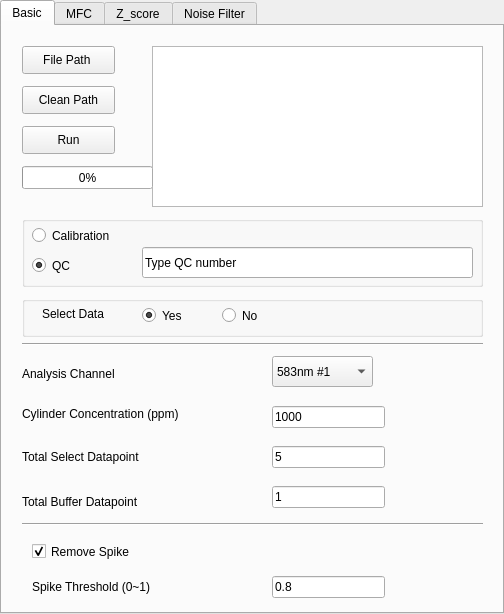
<?xml version="1.0" encoding="UTF-8"?>
<ui version="4.0">
 <class>TabWidget</class>
 <widget class="QTabWidget" name="TabWidget">
  <property name="geometry">
   <rect>
    <x>0</x>
    <y>0</y>
    <width>504</width>
    <height>614</height>
   </rect>
  </property>
  <property name="windowTitle">
   <string>MP_select_data_v0.4.0</string>
  </property>
  <property name="currentIndex">
   <number>0</number>
  </property>
  <widget class="QWidget" name="basicPara">
   <property name="inputMethodHints">
    <set>Qt::ImhNone</set>
   </property>
   <attribute name="title">
    <string>Basic</string>
   </attribute>
   <widget class="QLabel" name="channelLabel">
    <property name="geometry">
     <rect>
      <x>20</x>
      <y>340</y>
      <width>111</width>
      <height>16</height>
     </rect>
    </property>
    <property name="text">
     <string>Analysis Channel</string>
    </property>
   </widget>
   <widget class="QLabel" name="cylinderLabel">
    <property name="geometry">
     <rect>
      <x>20</x>
      <y>380</y>
      <width>191</width>
      <height>16</height>
     </rect>
    </property>
    <property name="text">
     <string>Cylinder Concentration (ppm)</string>
    </property>
   </widget>
   <widget class="QLabel" name="selectLabel">
    <property name="geometry">
     <rect>
      <x>20</x>
      <y>420</y>
      <width>141</width>
      <height>21</height>
     </rect>
    </property>
    <property name="text">
     <string>Total Select Datapoint</string>
    </property>
   </widget>
   <widget class="QLabel" name="bufferLabel">
    <property name="geometry">
     <rect>
      <x>20</x>
      <y>460</y>
      <width>141</width>
      <height>31</height>
     </rect>
    </property>
    <property name="text">
     <string>Total Buffer Datapoint</string>
    </property>
   </widget>
   <widget class="Line" name="line">
    <property name="geometry">
     <rect>
      <x>20</x>
      <y>310</y>
      <width>461</width>
      <height>16</height>
     </rect>
    </property>
    <property name="orientation">
     <enum>Qt::Horizontal</enum>
    </property>
   </widget>
   <widget class="Line" name="line_2">
    <property name="geometry">
     <rect>
      <x>20</x>
      <y>490</y>
      <width>461</width>
      <height>16</height>
     </rect>
    </property>
    <property name="orientation">
     <enum>Qt::Horizontal</enum>
    </property>
   </widget>
   <widget class="QCheckBox" name="spikeLabel">
    <property name="geometry">
     <rect>
      <x>30</x>
      <y>510</y>
      <width>131</width>
      <height>31</height>
     </rect>
    </property>
    <property name="text">
     <string>Remove Spike</string>
    </property>
    <property name="checked">
     <bool>true</bool>
    </property>
   </widget>
   <widget class="QLabel" name="thresholdLabel">
    <property name="geometry">
     <rect>
      <x>30</x>
      <y>550</y>
      <width>141</width>
      <height>21</height>
     </rect>
    </property>
    <property name="text">
     <string>Spike Threshold (0~1)</string>
    </property>
   </widget>
   <widget class="QPushButton" name="pathSelect">
    <property name="geometry">
     <rect>
      <x>20</x>
      <y>20</y>
      <width>93</width>
      <height>28</height>
     </rect>
    </property>
    <property name="text">
     <string>File Path </string>
    </property>
   </widget>
   <widget class="QPushButton" name="runButton">
    <property name="geometry">
     <rect>
      <x>20</x>
      <y>100</y>
      <width>93</width>
      <height>28</height>
     </rect>
    </property>
    <property name="text">
     <string>Run</string>
    </property>
   </widget>
   <widget class="QComboBox" name="channelInput">
    <property name="geometry">
     <rect>
      <x>270</x>
      <y>330</y>
      <width>101</width>
      <height>31</height>
     </rect>
    </property>
    <item>
     <property name="text">
      <string>583nm #1</string>
     </property>
    </item>
    <item>
     <property name="text">
      <string>620nm #1</string>
     </property>
    </item>
    <item>
     <property name="text">
      <string>550nm #1</string>
     </property>
    </item>
    <item>
     <property name="text">
      <string>510nm #1</string>
     </property>
    </item>
    <item>
     <property name="text">
      <string>470nm #1</string>
     </property>
    </item>
    <item>
     <property name="text">
      <string>440nm #1</string>
     </property>
    </item>
    <item>
     <property name="text">
      <string>620nm #2</string>
     </property>
    </item>
    <item>
     <property name="text">
      <string>583nm #2</string>
     </property>
    </item>
    <item>
     <property name="text">
      <string>550nm #2</string>
     </property>
    </item>
    <item>
     <property name="text">
      <string>510nm #2</string>
     </property>
    </item>
    <item>
     <property name="text">
      <string>470nm #2</string>
     </property>
    </item>
    <item>
     <property name="text">
      <string>440nm #2</string>
     </property>
    </item>
   </widget>
   <widget class="QLineEdit" name="cylinderInput">
    <property name="geometry">
     <rect>
      <x>270</x>
      <y>380</y>
      <width>113</width>
      <height>22</height>
     </rect>
    </property>
    <property name="text">
     <string>1000</string>
    </property>
   </widget>
   <widget class="QLineEdit" name="selectInput">
    <property name="geometry">
     <rect>
      <x>270</x>
      <y>420</y>
      <width>113</width>
      <height>22</height>
     </rect>
    </property>
    <property name="text">
     <string>5</string>
    </property>
   </widget>
   <widget class="QLineEdit" name="bufferInput">
    <property name="geometry">
     <rect>
      <x>270</x>
      <y>460</y>
      <width>113</width>
      <height>22</height>
     </rect>
    </property>
    <property name="text">
     <string>1</string>
    </property>
   </widget>
   <widget class="QLineEdit" name="thresholdInput">
    <property name="geometry">
     <rect>
      <x>270</x>
      <y>550</y>
      <width>113</width>
      <height>22</height>
     </rect>
    </property>
    <property name="text">
     <string>0.8</string>
    </property>
   </widget>
   <widget class="QTextEdit" name="showPath">
    <property name="geometry">
     <rect>
      <x>150</x>
      <y>20</y>
      <width>331</width>
      <height>161</height>
     </rect>
    </property>
   </widget>
   <widget class="QGroupBox" name="KQgroupBox">
    <property name="geometry">
     <rect>
      <x>20</x>
      <y>190</y>
      <width>461</width>
      <height>71</height>
     </rect>
    </property>
    <property name="title">
     <string/>
    </property>
    <widget class="QRadioButton" name="calibration">
     <property name="geometry">
      <rect>
       <x>10</x>
       <y>10</y>
       <width>98</width>
       <height>19</height>
      </rect>
     </property>
     <property name="text">
      <string>Calibration</string>
     </property>
     <property name="checked">
      <bool>false</bool>
     </property>
    </widget>
    <widget class="QRadioButton" name="QC">
     <property name="geometry">
      <rect>
       <x>10</x>
       <y>40</y>
       <width>98</width>
       <height>19</height>
      </rect>
     </property>
     <property name="text">
      <string>QC</string>
     </property>
     <property name="checked">
      <bool>true</bool>
     </property>
    </widget>
    <widget class="QLineEdit" name="QCnumberInput">
     <property name="geometry">
      <rect>
       <x>120</x>
       <y>31</y>
       <width>331</width>
       <height>31</height>
      </rect>
     </property>
     <property name="locale">
      <locale language="Chinese" country="Taiwan"/>
     </property>
     <property name="inputMask">
      <string/>
     </property>
     <property name="text">
      <string>Type QC number</string>
     </property>
     <property name="clearButtonEnabled">
      <bool>false</bool>
     </property>
    </widget>
   </widget>
   <widget class="QGroupBox" name="selectgroupBox">
    <property name="geometry">
     <rect>
      <x>20</x>
      <y>270</y>
      <width>461</width>
      <height>41</height>
     </rect>
    </property>
    <property name="title">
     <string/>
    </property>
    <widget class="QRadioButton" name="selectYesButton">
     <property name="geometry">
      <rect>
       <x>120</x>
       <y>10</y>
       <width>51</width>
       <height>19</height>
      </rect>
     </property>
     <property name="text">
      <string>Yes</string>
     </property>
     <property name="checked">
      <bool>true</bool>
     </property>
    </widget>
    <widget class="QRadioButton" name="selectNoButton">
     <property name="geometry">
      <rect>
       <x>200</x>
       <y>10</y>
       <width>51</width>
       <height>19</height>
      </rect>
     </property>
     <property name="text">
      <string>No </string>
     </property>
    </widget>
    <widget class="QLabel" name="selectDataLabel">
     <property name="geometry">
      <rect>
       <x>20</x>
       <y>10</y>
       <width>101</width>
       <height>16</height>
      </rect>
     </property>
     <property name="text">
      <string>Select Data</string>
     </property>
    </widget>
   </widget>
   <widget class="QPushButton" name="cleanPathButton">
    <property name="geometry">
     <rect>
      <x>20</x>
      <y>60</y>
      <width>93</width>
      <height>28</height>
     </rect>
    </property>
    <property name="text">
     <string>Clean Path</string>
    </property>
   </widget>
   <widget class="QProgressBar" name="progressBar">
    <property name="geometry">
     <rect>
      <x>20</x>
      <y>140</y>
      <width>131</width>
      <height>23</height>
     </rect>
    </property>
    <property name="value">
     <number>0</number>
    </property>
    <property name="textVisible">
     <bool>true</bool>
    </property>
   </widget>
  </widget>
  <widget class="QWidget" name="mfcPara">
   <attribute name="title">
    <string>MFC</string>
   </attribute>
   <widget class="QLabel" name="mfcsetLabel">
    <property name="geometry">
     <rect>
      <x>20</x>
      <y>20</y>
      <width>201</width>
      <height>31</height>
     </rect>
    </property>
    <property name="text">
     <string>MFC Max Flow Rate Setting</string>
    </property>
   </widget>
   <widget class="QLabel" name="chemMaxLabel">
    <property name="geometry">
     <rect>
      <x>20</x>
      <y>60</y>
      <width>241</width>
      <height>21</height>
     </rect>
    </property>
    <property name="text">
     <string>Chemical MFC Max Flow Rate (L/min)</string>
    </property>
   </widget>
   <widget class="QLabel" name="chemDiluteMaxLabel">
    <property name="geometry">
     <rect>
      <x>20</x>
      <y>100</y>
      <width>281</width>
      <height>21</height>
     </rect>
    </property>
    <property name="text">
     <string>Chemical Dilute MFC Max Flow Rate (L/min)</string>
    </property>
   </widget>
   <widget class="QLabel" name="humMaxLebel">
    <property name="geometry">
     <rect>
      <x>20</x>
      <y>140</y>
      <width>241</width>
      <height>21</height>
     </rect>
    </property>
    <property name="text">
     <string>Humidity MFC Max Flow Rate (L/min)</string>
    </property>
   </widget>
   <widget class="QLabel" name="humDiluteMaxLabel">
    <property name="geometry">
     <rect>
      <x>20</x>
      <y>180</y>
      <width>291</width>
      <height>21</height>
     </rect>
    </property>
    <property name="text">
     <string>Humidity Dilute MFC MAX Flow Rate (L/min)</string>
    </property>
   </widget>
   <widget class="QLabel" name="channelSetLabel">
    <property name="geometry">
     <rect>
      <x>20</x>
      <y>230</y>
      <width>141</width>
      <height>31</height>
     </rect>
    </property>
    <property name="text">
     <string>MFC Channel Setting</string>
    </property>
   </widget>
   <widget class="Line" name="line_4">
    <property name="geometry">
     <rect>
      <x>20</x>
      <y>210</y>
      <width>441</width>
      <height>16</height>
     </rect>
    </property>
    <property name="orientation">
     <enum>Qt::Horizontal</enum>
    </property>
   </widget>
   <widget class="QLabel" name="chemChannelLabel">
    <property name="geometry">
     <rect>
      <x>20</x>
      <y>270</y>
      <width>141</width>
      <height>16</height>
     </rect>
    </property>
    <property name="text">
     <string>Chemical MFC Channel</string>
    </property>
   </widget>
   <widget class="QLabel" name="chemDiluteChannelLabel">
    <property name="geometry">
     <rect>
      <x>20</x>
      <y>300</y>
      <width>191</width>
      <height>31</height>
     </rect>
    </property>
    <property name="text">
     <string>Chemical Dilute MFC Channel</string>
    </property>
   </widget>
   <widget class="QLabel" name="humChannel">
    <property name="geometry">
     <rect>
      <x>20</x>
      <y>340</y>
      <width>181</width>
      <height>21</height>
     </rect>
    </property>
    <property name="text">
     <string>Humidity MFC Channel</string>
    </property>
   </widget>
   <widget class="QLabel" name="humDiluteChannelLabel">
    <property name="geometry">
     <rect>
      <x>20</x>
      <y>380</y>
      <width>191</width>
      <height>21</height>
     </rect>
    </property>
    <property name="text">
     <string>Humidtiy Dilute MFC Channel</string>
    </property>
   </widget>
   <widget class="QLineEdit" name="chemicalMaxInput">
    <property name="geometry">
     <rect>
      <x>330</x>
      <y>60</y>
      <width>113</width>
      <height>22</height>
     </rect>
    </property>
    <property name="text">
     <string>0.8</string>
    </property>
   </widget>
   <widget class="QLineEdit" name="chemicalDiluteMaxInput">
    <property name="geometry">
     <rect>
      <x>330</x>
      <y>100</y>
      <width>113</width>
      <height>22</height>
     </rect>
    </property>
    <property name="text">
     <string>0.8</string>
    </property>
   </widget>
   <widget class="QLineEdit" name="humMaxInput">
    <property name="geometry">
     <rect>
      <x>330</x>
      <y>140</y>
      <width>113</width>
      <height>22</height>
     </rect>
    </property>
    <property name="text">
     <string>4</string>
    </property>
   </widget>
   <widget class="QLineEdit" name="humDiluteMaxInput">
    <property name="geometry">
     <rect>
      <x>330</x>
      <y>180</y>
      <width>113</width>
      <height>22</height>
     </rect>
    </property>
    <property name="text">
     <string>4</string>
    </property>
   </widget>
   <widget class="QLineEdit" name="chemChannelInput">
    <property name="geometry">
     <rect>
      <x>330</x>
      <y>260</y>
      <width>113</width>
      <height>22</height>
     </rect>
    </property>
    <property name="acceptDrops">
     <bool>true</bool>
    </property>
    <property name="text">
     <string>MFC#1</string>
    </property>
   </widget>
   <widget class="QLineEdit" name="chemDiluteChannelInput">
    <property name="geometry">
     <rect>
      <x>330</x>
      <y>300</y>
      <width>113</width>
      <height>22</height>
     </rect>
    </property>
    <property name="text">
     <string>MFC#2</string>
    </property>
   </widget>
   <widget class="QLineEdit" name="humChannelInput">
    <property name="geometry">
     <rect>
      <x>330</x>
      <y>340</y>
      <width>113</width>
      <height>22</height>
     </rect>
    </property>
    <property name="text">
     <string>MFC#3</string>
    </property>
   </widget>
   <widget class="QLineEdit" name="humDiluteChannelInput">
    <property name="geometry">
     <rect>
      <x>330</x>
      <y>380</y>
      <width>113</width>
      <height>22</height>
     </rect>
    </property>
    <property name="text">
     <string>MFC#4</string>
    </property>
   </widget>
  </widget>
  <widget class="QWidget" name="zscorePara">
   <attribute name="title">
    <string>Z_score</string>
   </attribute>
   <widget class="QTextEdit" name="zscoreInput">
    <property name="geometry">
     <rect>
      <x>20</x>
      <y>60</y>
      <width>441</width>
      <height>231</height>
     </rect>
    </property>
    <property name="html">
     <string>&lt;!DOCTYPE HTML PUBLIC &quot;-//W3C//DTD HTML 4.0//EN&quot; &quot;http://www.w3.org/TR/REC-html40/strict.dtd&quot;&gt;
&lt;html&gt;&lt;head&gt;&lt;meta name=&quot;qrichtext&quot; content=&quot;1&quot; /&gt;&lt;style type=&quot;text/css&quot;&gt;
p, li { white-space: pre-wrap; }
&lt;/style&gt;&lt;/head&gt;&lt;body style=&quot; font-family:'PMingLiU'; font-size:9pt; font-weight:400; font-style:normal;&quot;&gt;
&lt;p style=&quot; margin-top:0px; margin-bottom:0px; margin-left:0px; margin-right:0px; -qt-block-indent:0; text-indent:0px;&quot;&gt;{1:(['620nm #1', '440nm #1', '470nm #1', '510nm #1', '550nm #1', '583nm #1'], '583nm #1'),2:(['Filtered_620nm #1', 'Filtered_440nm #1', 'Filtered_470nm #1', 'Filtered_510nm #1', 'Filtered_550nm #1', 'Filtered_583nm #1'], 'Filtered_583nm #1'),3:(['620nm #2', '440nm #2', '470nm #2', '510nm #2', '550nm #2', '583nm #2'], '583nm #2'),4:(['Filtered_620nm #2', 'Filtered_440nm #2', 'Filtered_470nm #2', 'Filtered_510nm #2', 'Filtered_550nm #2', 'Filtered_583nm #2'], 'Filtered_583nm #2')}&lt;/p&gt;&lt;/body&gt;&lt;/html&gt;</string>
    </property>
   </widget>
   <widget class="QLabel" name="label">
    <property name="geometry">
     <rect>
      <x>20</x>
      <y>30</y>
      <width>211</width>
      <height>16</height>
     </rect>
    </property>
    <property name="text">
     <string>Z_score Convert Paramter</string>
    </property>
   </widget>
  </widget>
  <widget class="QWidget" name="tab">
   <attribute name="title">
    <string>Noise Filter</string>
   </attribute>
   <widget class="QLabel" name="noiseLabel">
    <property name="geometry">
     <rect>
      <x>20</x>
      <y>10</y>
      <width>151</width>
      <height>31</height>
     </rect>
    </property>
    <property name="text">
     <string>Noise Filter Parameter</string>
    </property>
   </widget>
   <widget class="QLabel" name="processSTDLabel">
    <property name="geometry">
     <rect>
      <x>20</x>
      <y>60</y>
      <width>161</width>
      <height>21</height>
     </rect>
    </property>
    <property name="text">
     <string>Process Standard Deviation</string>
    </property>
   </widget>
   <widget class="QLabel" name="amsSTDLabel">
    <property name="geometry">
     <rect>
      <x>20</x>
      <y>100</y>
      <width>161</width>
      <height>21</height>
     </rect>
    </property>
    <property name="text">
     <string>AMS Standard Deviation</string>
    </property>
   </widget>
   <widget class="QLineEdit" name="processSTDInput">
    <property name="geometry">
     <rect>
      <x>260</x>
      <y>60</y>
      <width>113</width>
      <height>22</height>
     </rect>
    </property>
    <property name="text">
     <string>1.2</string>
    </property>
   </widget>
   <widget class="QLineEdit" name="amsSTDInput">
    <property name="geometry">
     <rect>
      <x>260</x>
      <y>100</y>
      <width>113</width>
      <height>22</height>
     </rect>
    </property>
    <property name="text">
     <string>1.8</string>
    </property>
   </widget>
   <widget class="QLabel" name="filterChannelLabel">
    <property name="geometry">
     <rect>
      <x>20</x>
      <y>150</y>
      <width>91</width>
      <height>16</height>
     </rect>
    </property>
    <property name="text">
     <string>Filter Channel</string>
    </property>
   </widget>
   <widget class="QTextEdit" name="filterChannelInput">
    <property name="geometry">
     <rect>
      <x>20</x>
      <y>180</y>
      <width>451</width>
      <height>87</height>
     </rect>
    </property>
    <property name="html">
     <string>&lt;!DOCTYPE HTML PUBLIC &quot;-//W3C//DTD HTML 4.0//EN&quot; &quot;http://www.w3.org/TR/REC-html40/strict.dtd&quot;&gt;
&lt;html&gt;&lt;head&gt;&lt;meta name=&quot;qrichtext&quot; content=&quot;1&quot; /&gt;&lt;style type=&quot;text/css&quot;&gt;
p, li { white-space: pre-wrap; }
&lt;/style&gt;&lt;/head&gt;&lt;body style=&quot; font-family:'PMingLiU'; font-size:9pt; font-weight:400; font-style:normal;&quot;&gt;
&lt;p style=&quot; margin-top:0px; margin-bottom:0px; margin-left:0px; margin-right:0px; -qt-block-indent:0; text-indent:0px;&quot;&gt;['470nm #1','583nm #1','510nm #1','550nm #1','620nm #1','440nm #1','470nm #2','583nm #2','510nm #2','550nm #2','620nm #2','440nm #2']&lt;/p&gt;&lt;/body&gt;&lt;/html&gt;</string>
    </property>
   </widget>
  </widget>
 </widget>
 <resources/>
 <connections>
  <connection>
   <sender>cleanPathButton</sender>
   <signal>clicked()</signal>
   <receiver>progressBar</receiver>
   <slot>showMinimized()</slot>
   <hints>
    <hint type="sourcelabel">
     <x>104</x>
     <y>94</y>
    </hint>
    <hint type="destinationlabel">
     <x>135</x>
     <y>168</y>
    </hint>
   </hints>
  </connection>
 </connections>
</ui>
